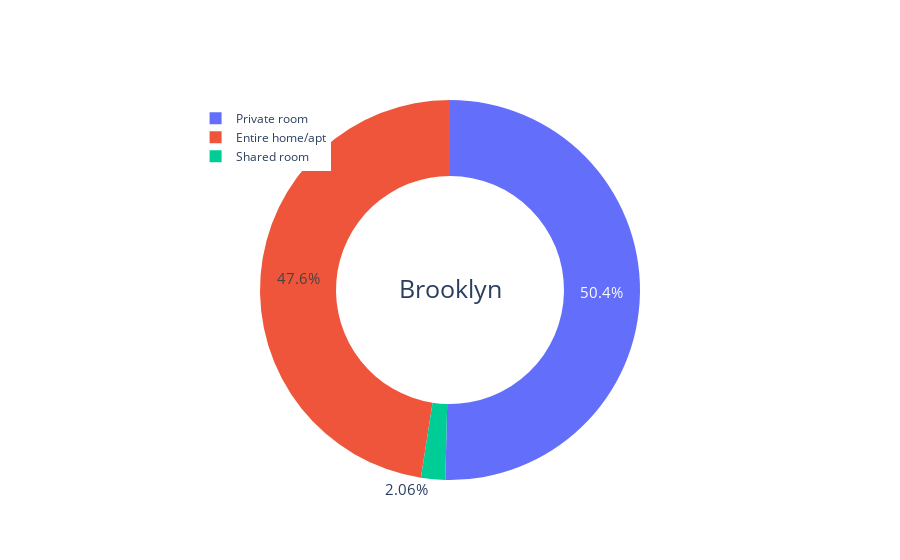
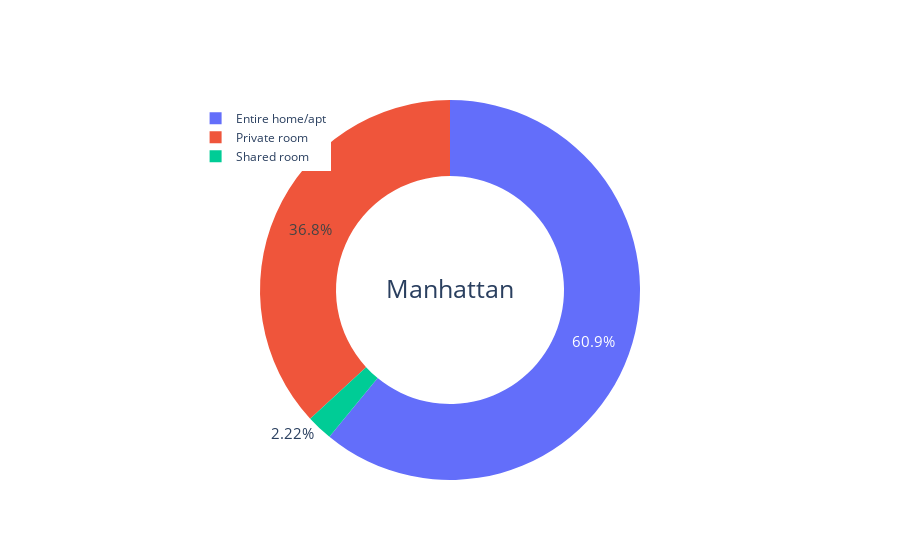
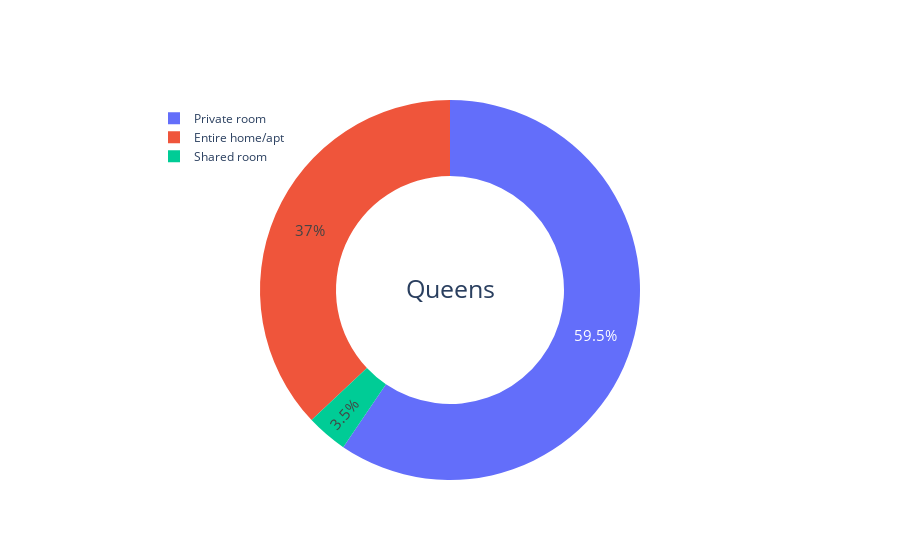
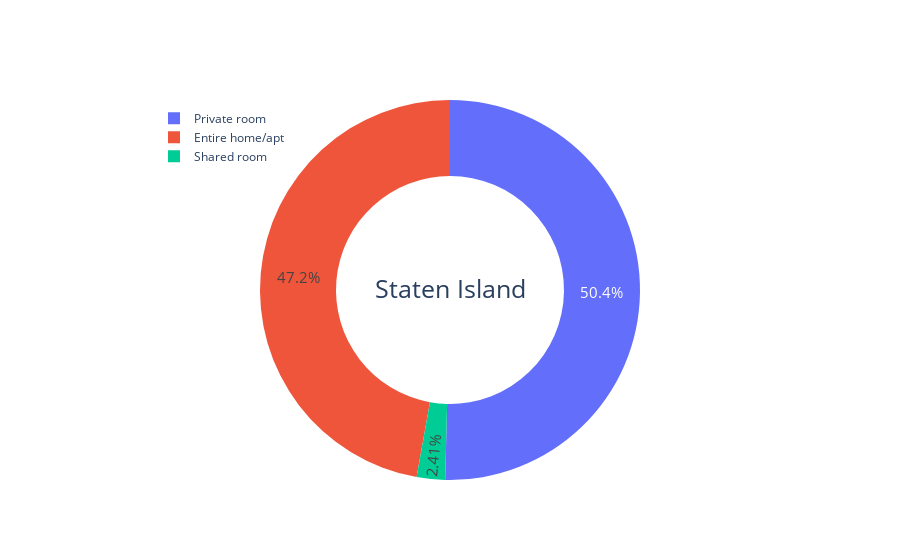

The code cell stored with these charts, in order, in its notebook:
### Markdown cell above
# Visualizing all listing’s room type proportions from each neighbourhood group using Plotly API library for graph visualization

### Code cell
import plotly.offline as pyo
import plotly.graph_objs as go

#Setting up the color pallete
color_dict = {'Private room': '#cc5a49', 'Entire home/apt' : '#4586ac', 'Shared room' : '#C0C0C0'}

#Grouping the room type using 'neighbourhood_group' as an index
airbnb_types=airbnb_df.groupby(['neighbourhood_group', 'room_type']).size()

#Creating function to plot room type proportion on all region area
for region in airbnb_df.neighbourhood_group.unique():
    
    plt.figure(figsize=(24,12))
    
    airbnb_reg=airbnb_types[region]
    labels = airbnb_reg.index
    sizes = airbnb_reg.values
              
    
    plot_num = 321
    plt.subplot(plot_num)
    reg_ch = go.Figure(data = [go.Pie(labels = labels, values = sizes, hole = 0.6)])
    reg_ch.update_traces(title = region, textfont_size=15, titlefont_size=25)
    reg_ch.update_layout(legend=dict(
    yanchor="top",
    y=0.99,
    xanchor="left",
    x=0.10,
    ))
    reg_ch.show()

### Figure 1 — Plotly figure (JSON) as saved in the notebook; plotly's stock layout.template omitted (floating-point values rounded to 4 significant figures)
{"data": [{"hole": 0.6, "labels": ["Entire home/apt", "Private room", "Shared room"], "textfont": {"size": 15}, "title": {"font": {"size": 25}, "text": "Brooklyn"}, "type": "pie", "values": [9553, 10123, 413]}], "layout": {"legend": {"x": 0.1, "xanchor": "left", "y": 0.99, "yanchor": "top"}}}

### Figure 2 — Plotly figure (JSON) as saved in the notebook; plotly's stock layout.template omitted (floating-point values rounded to 4 significant figures)
{"data": [{"hole": 0.6, "labels": ["Entire home/apt", "Private room", "Shared room"], "textfont": {"size": 15}, "title": {"font": {"size": 25}, "text": "Manhattan"}, "type": "pie", "values": [13190, 7973, 480]}], "layout": {"legend": {"x": 0.1, "xanchor": "left", "y": 0.99, "yanchor": "top"}}}

### Figure 3 — Plotly figure (JSON) as saved in the notebook; plotly's stock layout.template omitted (floating-point values rounded to 4 significant figures)
{"data": [{"hole": 0.6, "labels": ["Entire home/apt", "Private room", "Shared room"], "textfont": {"size": 15}, "title": {"font": {"size": 25}, "text": "Queens"}, "type": "pie", "values": [2096, 3370, 198]}], "layout": {"legend": {"x": 0.1, "xanchor": "left", "y": 0.99, "yanchor": "top"}}}

### Figure 4 — Plotly figure (JSON) as saved in the notebook; plotly's stock layout.template omitted (floating-point values rounded to 4 significant figures)
{"data": [{"hole": 0.6, "labels": ["Entire home/apt", "Private room", "Shared room"], "textfont": {"size": 15}, "title": {"font": {"size": 25}, "text": "Staten Island"}, "type": "pie", "values": [176, 188, 9]}], "layout": {"legend": {"x": 0.1, "xanchor": "left", "y": 0.99, "yanchor": "top"}}}
